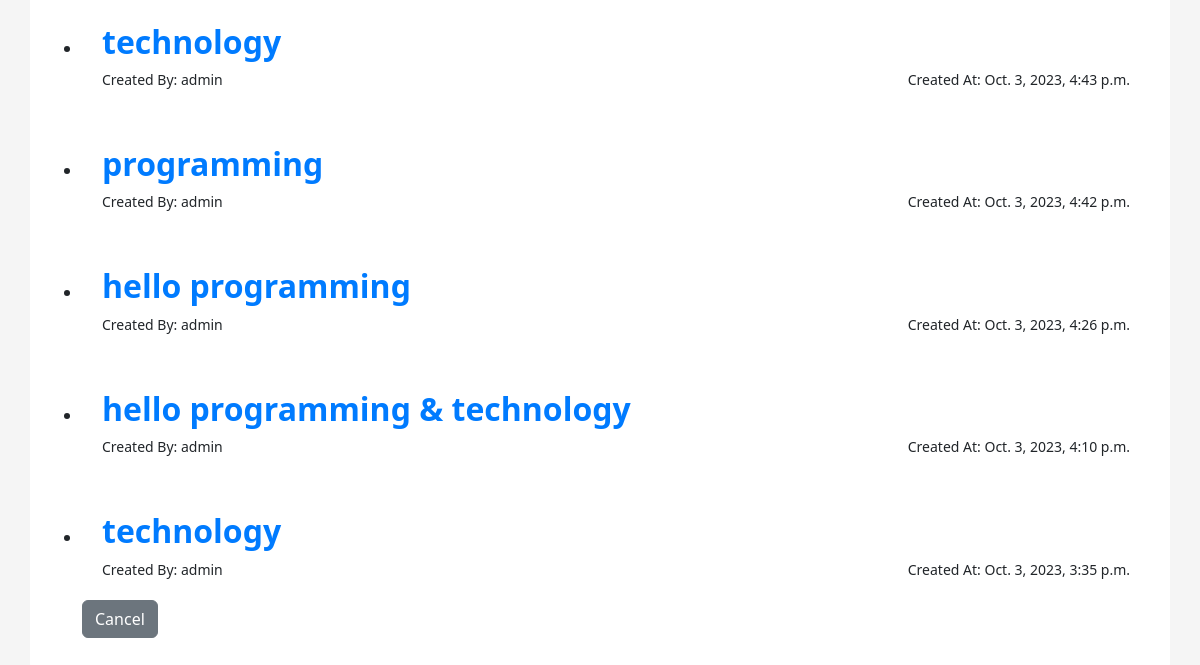
Page /publish/ (lower part) on the earlier database version.
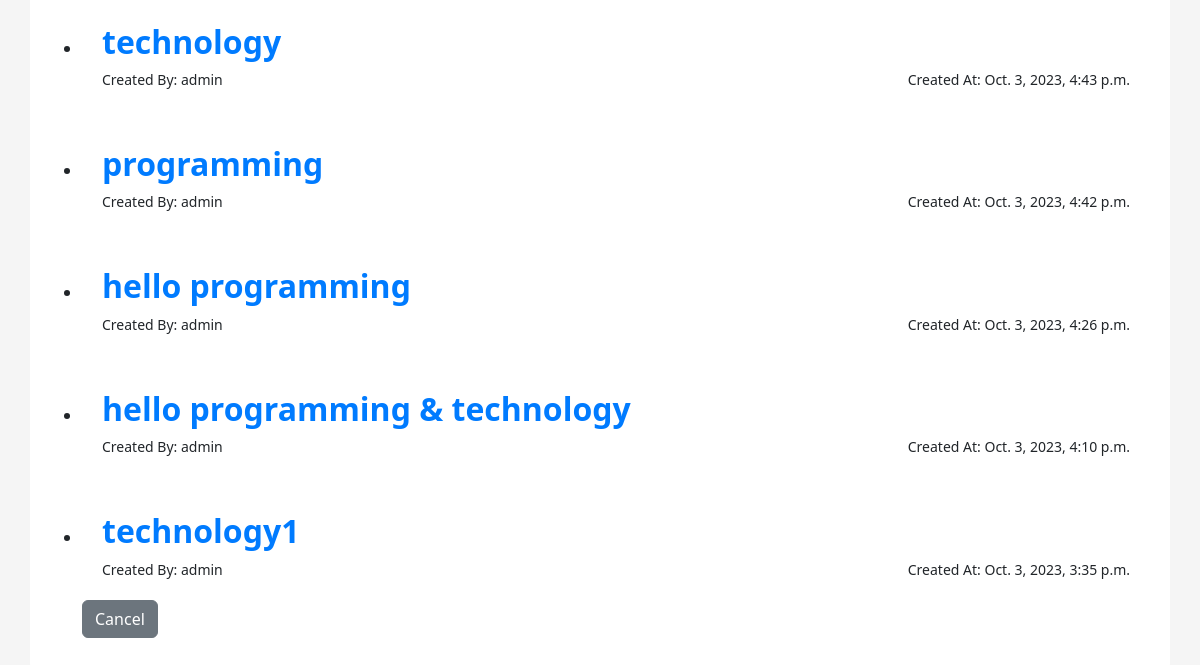
Same page on the later database version.
### myApp/models.py (models this page shows, shortened)
class Blog(models.Model):
  ID = models.BigAutoField(auto_created = True, primary_key=True, verbose_name="ID")
  title = models.CharField(max_length=200)
  content = models.TextField()
  author = models.ForeignKey(User, on_delete=models.CASCADE, blank=False)
  created_at = models.DateTimeField(auto_now_add=True, blank=True)
  updated_at = models.DateTimeField(auto_now=True)
  is_draft = models.BooleanField(default=True)
  publish_status = models.CharField(max_length=10, choices=[('draft', 'Draft'), ('published', 'Published')], default='draft')
  tags = models.ManyToManyField(Tag,related_name="tag_posts")
  categories = models.ManyToManyField(Category)
  company = models.ForeignKey(Company, on_delete=models.SET_NULL, blank=True, null=True)

### myApp/views.py (the view)
# urls.py: path('publish/', views.publish_blog_post, name='publish_blog_post'),
def publish_blog_post(request):
    query = request.GET.get('q')
    posts = Blog.objects.filter(publish_status='published').order_by('-created_at')
    if query:
        posts = posts.filter(title__icontains=query)  # You can add more filters if needed
    return render(request, 'Blog/publish.html', {'posts': posts, 'query': query})

### myApp/templates/Blog/publish.html (shortened to what this page needs)
<!DOCTYPE html>
<html lang="en">
	{% load static %} {% load crispy_forms_tags %}
	<head>
		<link href="{% static 'css/bootstrap.css' %}" rel="stylesheet" />
		<link href="{% static 'css/home.css' %}" rel="stylesheet" />
	</head>
	<body>
{% include "Blog/blogNavBar.html" %}
<div class="container">
    <ul class="post-list">
        {% for post in posts %}
        <li class="container-sm container">
            <h2><a href="{% url "blogPage" id=post.ID %}">{{ post.title }}</a></h2>
            <div class="little">
                <div>Created By: {{ post.author.username }}</div>
                <div>Created At: {{ post.created_at }}</div>
            </div>
        </li>
        {% endfor %}
        <a href="{% url 'showBlogs'%}" class="btn btn-secondary">Cancel</a>
    </ul>
</div>
    </body>
</html>

### myApp/templates/Blog/blogNavBar.html (shortened to what this page needs)
{% block content %}
{% load my_custom_tags %}
	<link rel="stylesheet" href="https://cdnjs.cloudflare.com/ajax/libs/font-awesome/6.1.0/css/all.min.css">
	<link rel="stylesheet" href="https://cdn.jsdelivr.net/npm/bootstrap-icons@1.11.1/font/bootstrap-icons.css">
{% endblock %}

### static/css/home.css (style rules this page uses)
body { background-color: #f5f5f5; }
.little { font-size: 14px; display: flex; justify-content: space-between; }
a { text-decoration: none; color: #007bff; font-weight: 700; }
.container { background-color: white; padding: 20px; margin-top: 15px; border-radius: 10px; box-shadow: 0 0 0 1.5px rgba(var(--grey-900), 0.05); }

Differences in the rows shown:
changed Blog: title "technology" → "technology1"
